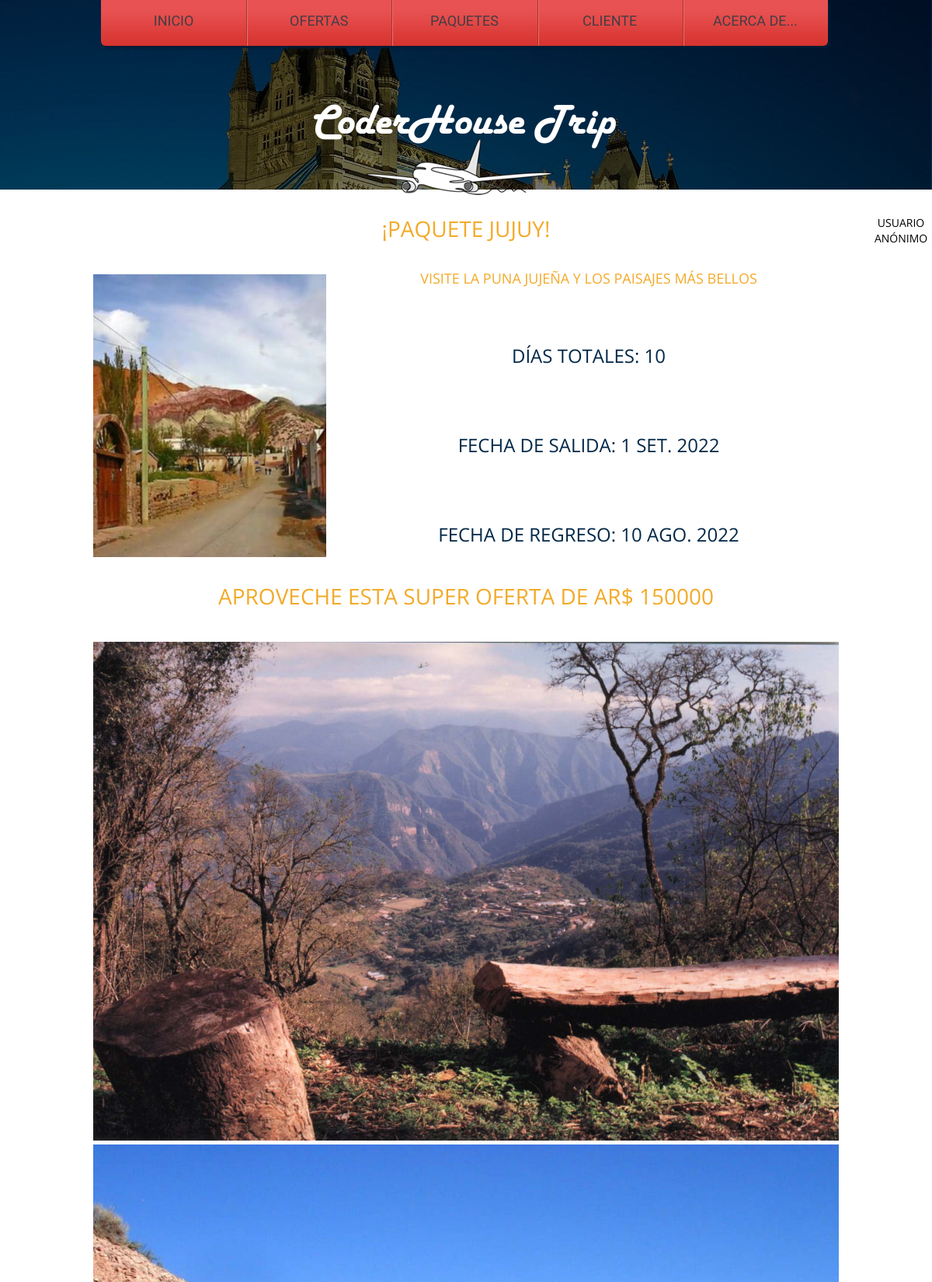
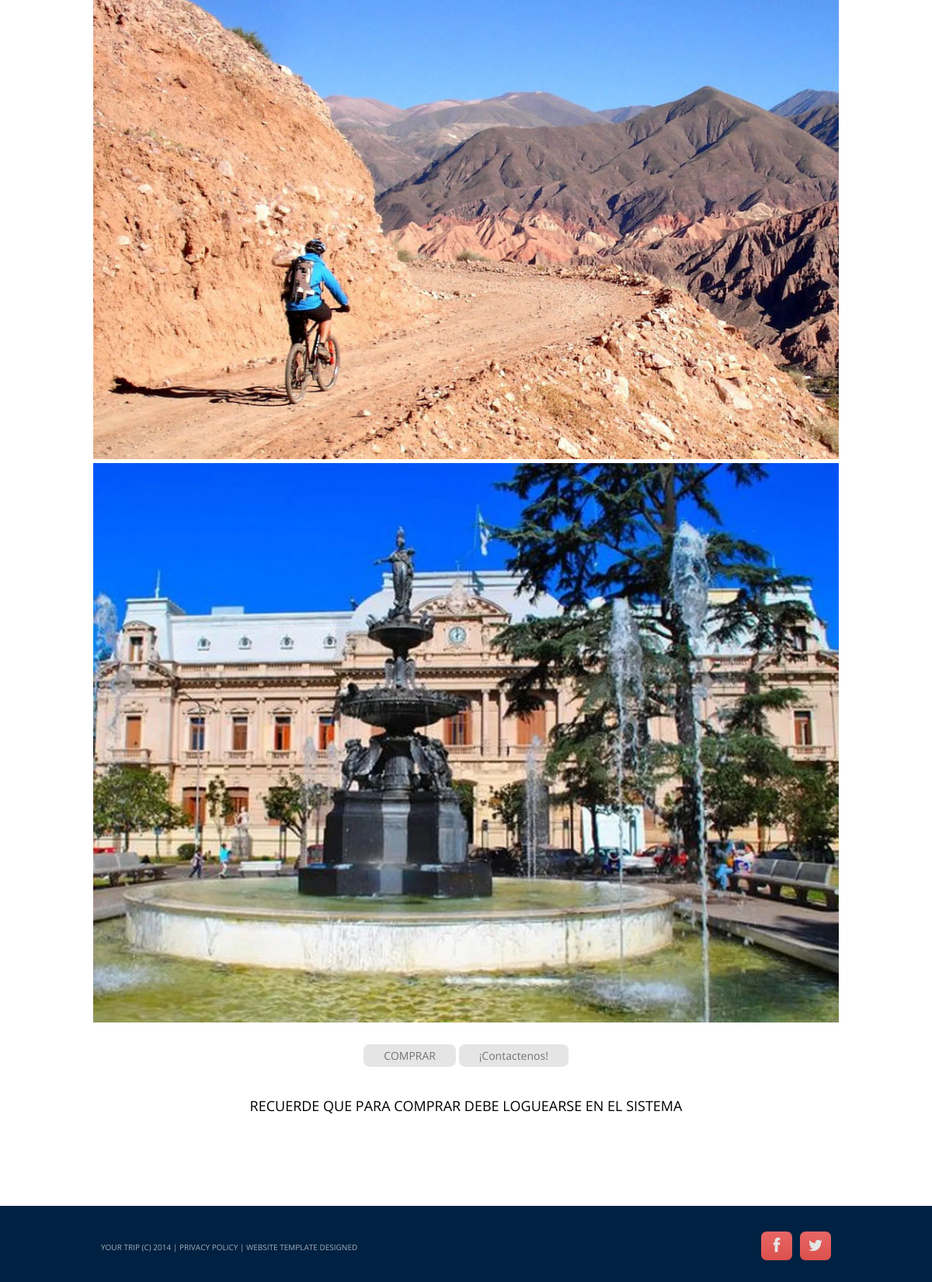
Screenshot of /paquetes/vista-paquete/1/ with the database file from the repository (2 pictures, top to bottom).
### package/models.py (models this page shows, shortened)
class Paquete(models.Model):
    destino = models.CharField(max_length=40)
    descripcion = models.CharField(max_length=200)
    dias = models.IntegerField()
    fecha_partida = models.DateField()
    fecha_regreso = models.DateField()
    Image_Set_1 = models.ImageField(upload_to='pack_profile', default='default.jpg')
    Image_Set_2 = models.ImageField(upload_to='pack_profile', default='default.jpg')
    Image_Set_3 = models.ImageField(upload_to='pack_profile', default='default.jpg')
    Image_Set_4 = models.ImageField(upload_to='pack_profile', default='default.jpg')
    precio_publico = models.IntegerField()
    costo = models.FloatField()
    oferta = models.BooleanField()
    activo = models.BooleanField(default=True)
    class Meta:
        verbose_name = 'paquete'
        verbose_name_plural = 'paquetes'

### package/views.py (the view)
# urls.py: path('vista-paquete/<int:pk>/', vista_paquete, name = 'vista_paquete'),
def vista_paquete(request, pk):
        paquete = Paquete.objects.get(id=pk)
        context = {'pkq':paquete}
        return render(request, 'paquetes/paquete-view.html', context=context)

### templates/paquetes/paquete-view.html (shortened to what this page needs)
{% extends 'base.html' %}
{% load static %}
{% block contenido %}
<img src="{% static 'images/Main_banner5.jpg' %}" alt="">
<div class="content">
    <div class="container_12">
        <div class="center">
            <br /> <br />
            <div class="text2 col1"><a>¡PAQUETE {{pkq.destino}}! </a> </div>
            <br /> <br />
            <div class="extra_wrapper">
                <img src="{{pkq.Image_Set_1.url}}" alt="" class="img_inner fleft">
                <div class="text1 col1"><a>{{pkq.descripcion}}</a> </div>
                <h4>Días Totales: {{pkq.dias}}</h4>
                <h4>Fecha de Salida: {{pkq.fecha_partida}}</h4>
                <h4>Fecha de Regreso: {{pkq.fecha_regreso}} </h4>
            </div>
            <br /> <br />
            {% if pkq.oferta %}
            <div class="text2 col1"><a>APROVECHE ESTA SUPER OFERTA DE AR$ {{pkq.precio_publico}} </a> </div>
            {% else %}
            <div class="text2 col1"><a>APROVECHE ESTE PRECIO DE AR$ {{pkq.precio_publico}} </a> </div>
            {% endif %}
            <br /> <br />
            <img src="{{pkq.Image_Set_2.url}}" alt="" class="img_inner fleft">
            <br /> <br />
            <img src="{{pkq.Image_Set_3.url}}" alt="" class="img_inner fleft">
            <br /> <br />
            <img src="{{pkq.Image_Set_4.url}}" alt="" class="img_inner fleft">
            <br />
            <a href="/compra/" class="btn btn-primary">COMPRAR</a> <a href="/contacto/"
                class="btn btn-primary">¡Contactenos!</a>
            <br /><br /><br />
            <div class="text1 col2"><a>RECUERDE QUE PARA COMPRAR DEBE LOGUEARSE EN EL SISTEMA </a> </div>
        </div>
    </div>
</div>
{% endblock %}

### static/css/style.css (style rules this page uses)
html { width: 100%; }
* { -webkit-text-size-adjust: none; }
body { position: relative; min-width: 960px; background-color: #002141; color: #737272; font: 14px/20px 'Open Sans', sans-serif; }
img { max-width: 100%; }
h1, h2, h3, h4, h5, h6 { font-weight: normal; color: #3e454c; text-transform: uppercase; }
h4 { font-size: 24px; line-height: 27px; color: #002747; padding-top: 72px; margin-bottom: 16px; }
a { text-decoration: none; color: inherit; outline: none; transition: 0.5s ease; -o-transition: 0.5s ease; -webkit-transition: 0.5s ease; }
a.btn { font-size: 14px; line-height: 20px; color: #737272; display: inline-block; background-color: #e5e5e5; padding: 5px 26px 4px; margin-top: 28px; border-radius: 8px; }
.img_inner { max-width: 100%; -moz-box-sizing: border-box; -webkit-box-sizing: border-box; -o-box-sizing: border-box; box-sizing: border-box; margin-bottom: 17px; margin-top: 7px; }
.fleft { float: left; width: auto !important; margin-right: 20px; margin-bottom: 0px; margin-top: 4px; }
.page1 .fleft { margin-top: 5px; }
.page1 .fleft { margin-right: 16px; }
.center { text-align: center; }
.wrapper, .extra_wrapper { overflow: hidden; }
.content { background-color: #fff; padding-bottom: 120px; }
.page1 .content { padding-bottom: 115px; }
.text1 { font-size: 18px; text-transform: uppercase; margin-bottom: 4px; }
.text2 { font-size: 28px; text-transform: uppercase; margin-bottom: 4px; }
.col1 { color: #f3aa29; }
.col2 { color: #000000; }

### static/css/skeleton.css (style rules this page uses)
.container_12 { position: relative; width: 960px; margin: 0 auto; padding: 0; }
.container_12:after { content: "\0020"; display: block; height: 0; clear: both; visibility: hidden; }

### rows the page displays
Paquete: destino "JUJUY", Image_Set_1 (picture), descripcion "VISITE LA PUNA JUJEÑA Y LOS PAISAJES MÁS BELLOS", dias "10", fecha_partida "1 SET. 2022", fecha_regreso "10 AGO. 2022", precio_publico "150000", Image_Set_2 (picture), Image_Set_3 (picture), Image_Set_4 (picture)
